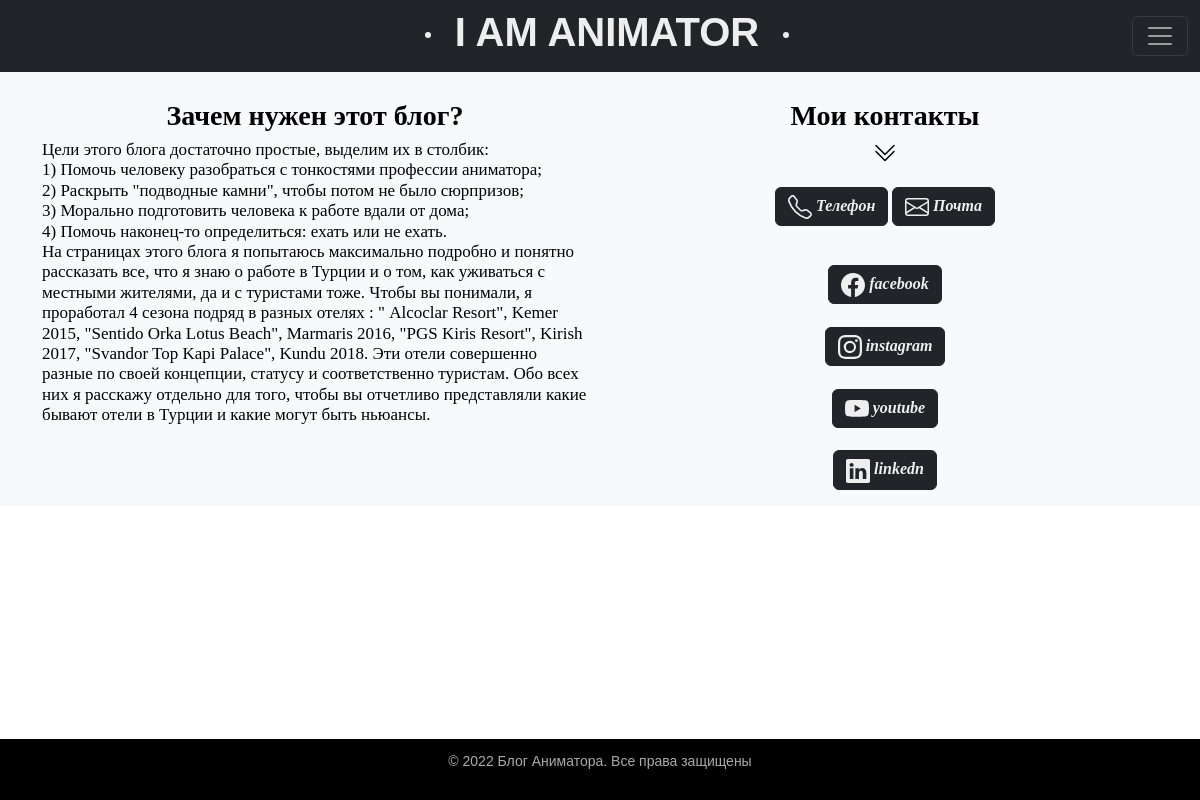
The page /about/ on the database its author committed.
### blog/models.py (models this page shows)
class AboutSite(models.Model):
    title = models.CharField(max_length=50)
    content = models.TextField(blank=True)
    my_phone = models.CharField(blank=True, max_length=13)
    my_mail = models.CharField(blank=True, max_length=30)
    facebook_link = models.CharField(blank=True, max_length=100)
    instagram_link = models.CharField(blank=True, max_length=100)
    youtube_link = models.CharField(blank=True, max_length=100)
    linkedn_link = models.CharField(blank=True, max_length=100)
    class Meta:
        verbose_name = 'Контент страницы <О блоге>'
        verbose_name_plural = 'Контент страницы <О блоге>'

### blog/views.py (the view)
# urls.py: path('about/', cache_page(60)(AboutSiteContent.as_view()), name='about'),
class AboutSiteContent(MutualContext, ListView):
    model = AboutSite
    template_name = 'blog/about.html'
    context_object_name = 'about'
    def get_context_data(self, *, object_list=None, **kwargs):
        context_dict = super().get_context_data(**kwargs)
        mutual_context_dict = self.get_user_context(title='О блоге')
        return dict(list(context_dict.items()) + list(mutual_context_dict.items()))

### blog/utils.py (called while the page is built)
    def get_user_context(self, **kwargs):
        context = kwargs
        return context

### blog/templates/blog/about.html (shortened to what this page needs)
{% extends 'blog/base.html' %}
{% block content %}
<div class="text-bg-light p-3">
<br>
<div class="container">
    <div class="row">
        <div class="col-xl-6 col-md-6 col-sm-12" align="center">
            {% for info in about %}
            <h3><b>{{info.title}}</b></h3>
            <h5 align="left">{{info.content | linebreaks}}</h5>
        </div>
        <div class="col-xl-6 col-md-6 col-sm-12" align="center">
            <h3><b>Мои контакты</b></h3>
            <b></b>
            <br>
            <br>
            <p>
                <a class="btn btn-dark white-oranje-style" data-bs-toggle="collapse" href="#multiCollapseExample1" role="button"
                   aria-expanded="false" aria-controls="multiCollapseExample1"><b><i> Телефон</b></i></a>
                <button class="btn btn-dark white-oranje-style" type="button" data-bs-toggle="collapse"
                        data-bs-target="#multiCollapseExample2" aria-expanded="false"
                        aria-controls="multiCollapseExample2"><b><i> Почта</i></b>
                </button>
            </p>
            <br>
            <a class="btn btn-dark white-oranje-style" href="{{info.facebook_link}}" role="button" target="_blank"><b><i> facebook</i></b></a>
            <br>
            <br>
            <a class="btn btn-dark white-oranje-style" href="{{info.instagram_link}}" role="button" target="_blank"><b><i> instagram</i></b></a>
            <br>
            <br>
            <a class="btn btn-dark white-oranje-style" href="{{info.youtube_link}}" role="button" target="_blank"><b><i> youtube</i></b></a>
            <br>
            <br>
            <a class="btn btn-dark white-oranje-style" href="{{info.linkedn_link}}" role="button" target="_blank"><b><i> linkedn</i></b></a>
        </div>
    </div>
</div>
</div>
{% endfor %}
{% endblock %}

### blog/static/blog/css/styles.css (style rules this page uses)
html, body { font-family: 'Arial'; margin: 0; padding: 0; height: 100%; width: 100%; color: #000000; }
a { color: #000000; text-decoration: none; }
.content-text h5 { font-size: 17px; }
.white-oranje-style { color: #eeeeee; }

### rows shown on the page
AboutSite: title "Зачем нужен этот блог?", content "Цели этого блога достаточно простые, выделим их в столбик: 1) Помочь человеку разобраться с тонкостями профессии аниматора; 2) Раскрыть \"подводные камни\", чтобы потом не было сюрпризов; 3) Морально подготовить человека к работе вдали от дома; 4) Помочь наконец-то определиться: ехать или не ехать. На страницах этого блога я попытаюсь максимально подробно и понятно рассказать все, что я знаю о работе в Турции и о том, как уживаться с местными жителями, да и с туристами тоже. Чтобы вы понимали, я проработал 4 сезона подряд в разных отелях : \" Alcoclar Resort\", Kemer 2015, \"Sentido Orka Lotus Beach\", Marmaris 2016, \"PGS Kiris Resort\", Kirish 2017, \"Svandor Top Kapi Palace\", Kundu 2018. Эти…"
